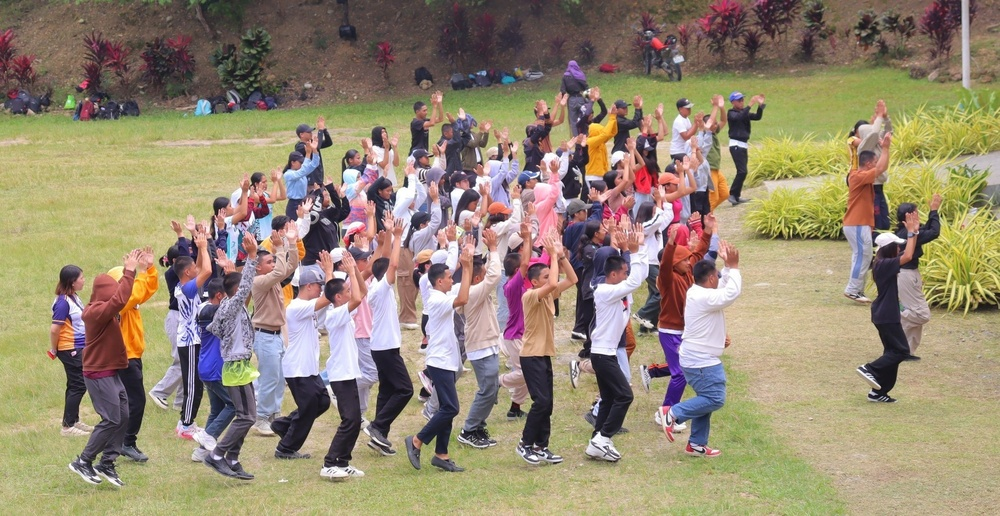
#> input picture background.jpg, 1000 x 516 px, shrunk from 1805 x 932 before the run
$ python meme_creator.py
#> lines starting #> are read from the running program, lines starting #| are printed output that depends on the picture
from PIL import Image, ImageDraw, ImageFont

# Load your background image
img = Image.open("background.jpg")
#> img is the input picture: PIL image 1000x516 RGB; mean R, G, B 150.4, 137.1, 114.9
draw = ImageDraw.Draw(img)

# Try to use bold font, fallback to default
try:
    font_big = ImageFont.truetype("arialbd.ttf", 80)   # Bold Arial for title
    font = ImageFont.truetype("arial.ttf", 40)         # Regular for meme text
except:
    font_big = ImageFont.load_default()
    font = ImageFont.load_default()

# --- Text contents ---
title_text = "INTRAMURALS 2025"
top_text = "Instructor at the back: ‘Again, but with energy!"
bottom_text = "Students: dying under the sun 🌞💀 😅"

# --- Helper function to draw text with outline ---
def draw_text_with_outline(draw, position, text, font, fill, outline="black", outline_width=2):
    x, y = position
    # Draw outline
    for dx in range(-outline_width, outline_width + 1):
        for dy in range(-outline_width, outline_width + 1):
            if dx != 0 or dy != 0:
                draw.text((x + dx, y + dy), text, font=font, fill=outline)
    # Draw main text
    draw.text((x, y), text, font=font, fill=fill)

# --- Draw Center Title (rainbow colors per letter) ---
colors = ["red", "orange", "yellow", "green", "blue", "purple", "cyan", "magenta"]
letter_spacing = 5

# Calculate total width of the title for centering
total_width = sum(draw.textlength(ch, font=font_big) + letter_spacing for ch in title_text)
#> total_width = 885
title_x = (img.width - total_width) // 2
#> title_x = 57
title_y = img.height // 2 - 50
#> title_y = 208

# Draw each letter with a different color
x = title_x
#> x = 57
for i, ch in enumerate(title_text):
    color = colors[i % len(colors)]
    draw_text_with_outline(draw, (x, title_y), ch, font_big, fill=color, outline="black", outline_width=3)
    x += draw.textlength(ch, font=font_big) + letter_spacing
#> this loop made 16 passes
#> x on passes 1 to 12: 85.59, 150.4, 204.3, 264.9, 324.6, 398.7, 462.2, 522.8, 582.6, 632.1, 687.9, 718.4
#> after the loop, x = 942

# --- Draw Top Text (centered) ---
top_x = (img.width - draw.textlength(top_text, font=font)) // 2
#> top_x = 28
draw_text_with_outline(draw, (top_x, 30), top_text, font, fill="white")

# --- Draw Bottom Text (centered) ---
bottom_x = (img.width - draw.textlength(bottom_text, font=font)) // 2
#> bottom_x = 138
draw_text_with_outline(draw, (bottom_x, img.height - 80), bottom_text, font, fill="white")

# --- Save Final Output ---
img.save("BSCS3A_SarigumbaHannah_Activity1.jpg", "JPEG")
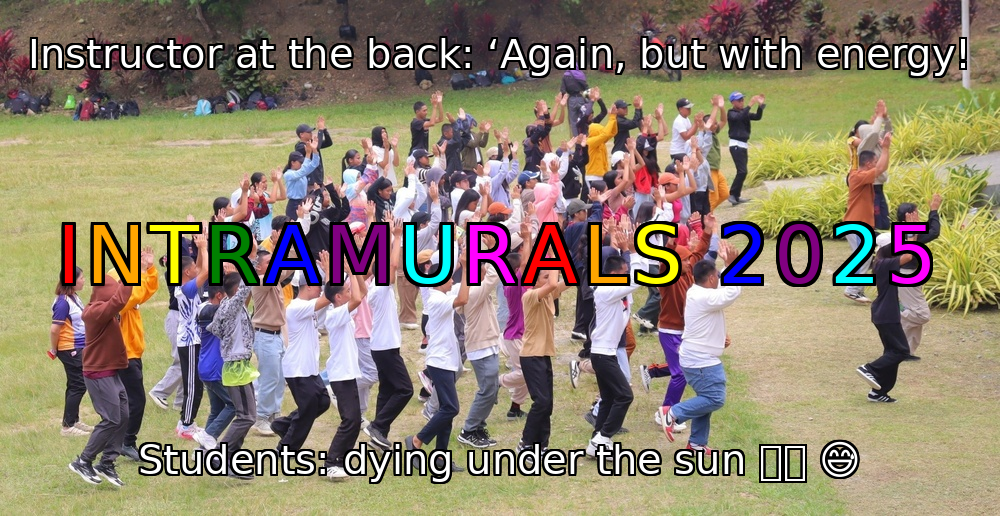
#> saved as BSCS3A_SarigumbaHannah_Activity1.jpg: PIL image 1000x516 RGB; mean R, G, B 143.4, 130.8, 111
print("✅ Meme created successfully! Check your folder for BSCS3A_SarigumbaHannah_Activity1.jpg")
